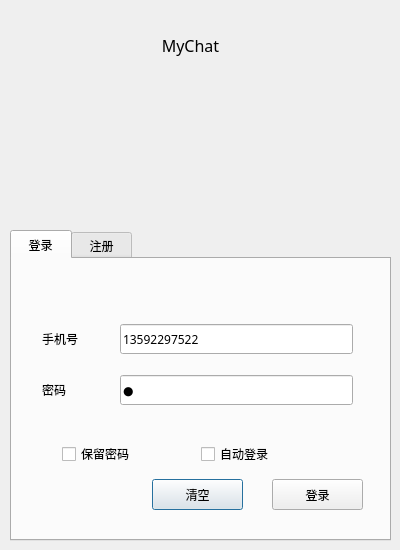
<?xml version="1.0" encoding="UTF-8"?>
<ui version="4.0">
 <class>LoginDialog</class>
 <widget class="QDialog" name="LoginDialog">
  <property name="geometry">
   <rect>
    <x>0</x>
    <y>0</y>
    <width>400</width>
    <height>550</height>
   </rect>
  </property>
  <property name="minimumSize">
   <size>
    <width>400</width>
    <height>550</height>
   </size>
  </property>
  <property name="maximumSize">
   <size>
    <width>400</width>
    <height>550</height>
   </size>
  </property>
  <property name="font">
   <font>
    <family>微软雅黑</family>
   </font>
  </property>
  <property name="windowTitle">
   <string>Dialog</string>
  </property>
  <property name="windowIcon">
   <iconset resource="resource.qrc">
    <normaloff>:/tx/6.png</normaloff>:/tx/6.png</iconset>
  </property>
  <widget class="QLabel" name="lb_logo">
   <property name="geometry">
    <rect>
     <x>0</x>
     <y>20</y>
     <width>381</width>
     <height>51</height>
    </rect>
   </property>
   <property name="font">
    <font>
     <family>微软雅黑</family>
     <pointsize>12</pointsize>
    </font>
   </property>
   <property name="text">
    <string>MyChat</string>
   </property>
   <property name="alignment">
    <set>Qt::AlignCenter</set>
   </property>
  </widget>
  <widget class="QLabel" name="lb_icon">
   <property name="geometry">
    <rect>
     <x>150</x>
     <y>80</y>
     <width>80</width>
     <height>80</height>
    </rect>
   </property>
   <property name="text">
    <string/>
   </property>
   <property name="pixmap">
    <pixmap resource="resource.qrc">:/tx/6.png</pixmap>
   </property>
   <property name="scaledContents">
    <bool>true</bool>
   </property>
  </widget>
  <widget class="QTabWidget" name="tw_page">
   <property name="geometry">
    <rect>
     <x>10</x>
     <y>230</y>
     <width>381</width>
     <height>311</height>
    </rect>
   </property>
   <property name="currentIndex">
    <number>0</number>
   </property>
   <widget class="QWidget" name="tab_login">
    <attribute name="title">
     <string>  登录  </string>
    </attribute>
    <widget class="QWidget" name="layoutWidget">
     <property name="geometry">
      <rect>
       <x>30</x>
       <y>50</y>
       <width>311</width>
       <height>111</height>
      </rect>
     </property>
     <layout class="QGridLayout" name="gridLayout_2">
      <item row="0" column="0">
       <widget class="QLabel" name="lb_tel">
        <property name="minimumSize">
         <size>
          <width>72</width>
          <height>30</height>
         </size>
        </property>
        <property name="maximumSize">
         <size>
          <width>72</width>
          <height>30</height>
         </size>
        </property>
        <property name="text">
         <string>手机号</string>
        </property>
       </widget>
      </item>
      <item row="0" column="1">
       <widget class="QLineEdit" name="le_tel">
        <property name="minimumSize">
         <size>
          <width>0</width>
          <height>30</height>
         </size>
        </property>
        <property name="maximumSize">
         <size>
          <width>16777215</width>
          <height>30</height>
         </size>
        </property>
        <property name="toolTip">
         <string>&lt;html&gt;&lt;head/&gt;&lt;body&gt;&lt;p&gt;输入十一位手机号&lt;/p&gt;&lt;/body&gt;&lt;/html&gt;</string>
        </property>
        <property name="text">
         <string>13592297522</string>
        </property>
       </widget>
      </item>
      <item row="1" column="0">
       <widget class="QLabel" name="lb_password">
        <property name="text">
         <string>密码</string>
        </property>
       </widget>
      </item>
      <item row="1" column="1">
       <widget class="QLineEdit" name="le_password">
        <property name="minimumSize">
         <size>
          <width>0</width>
          <height>30</height>
         </size>
        </property>
        <property name="maximumSize">
         <size>
          <width>16777215</width>
          <height>30</height>
         </size>
        </property>
        <property name="toolTip">
         <string>&lt;html&gt;&lt;head/&gt;&lt;body&gt;&lt;p&gt;输入密码，长度不超过20&lt;/p&gt;&lt;/body&gt;&lt;/html&gt;</string>
        </property>
        <property name="text">
         <string>1</string>
        </property>
        <property name="echoMode">
         <enum>QLineEdit::Password</enum>
        </property>
       </widget>
      </item>
     </layout>
    </widget>
    <widget class="QPushButton" name="pb_clear">
     <property name="geometry">
      <rect>
       <x>140</x>
       <y>220</y>
       <width>91</width>
       <height>31</height>
      </rect>
     </property>
     <property name="text">
      <string>清空</string>
     </property>
    </widget>
    <widget class="QPushButton" name="pb_login">
     <property name="geometry">
      <rect>
       <x>260</x>
       <y>220</y>
       <width>91</width>
       <height>31</height>
      </rect>
     </property>
     <property name="text">
      <string>登录</string>
     </property>
    </widget>
    <widget class="QWidget" name="layoutWidget">
     <property name="geometry">
      <rect>
       <x>50</x>
       <y>180</y>
       <width>271</width>
       <height>31</height>
      </rect>
     </property>
     <layout class="QHBoxLayout" name="horizontalLayout">
      <item>
       <widget class="QCheckBox" name="checkBox">
        <property name="text">
         <string>保留密码</string>
        </property>
       </widget>
      </item>
      <item>
       <widget class="QCheckBox" name="checkBox_2">
        <property name="text">
         <string>自动登录</string>
        </property>
       </widget>
      </item>
     </layout>
    </widget>
   </widget>
   <widget class="QWidget" name="tab_register">
    <attribute name="title">
     <string>  注册  </string>
    </attribute>
    <widget class="QWidget" name="layoutWidget_2">
     <property name="geometry">
      <rect>
       <x>10</x>
       <y>40</y>
       <width>351</width>
       <height>151</height>
      </rect>
     </property>
     <layout class="QGridLayout" name="gridLayout_3">
      <item row="2" column="0">
       <widget class="QLabel" name="lb_confirm_register">
        <property name="text">
         <string>  再次确认</string>
        </property>
       </widget>
      </item>
      <item row="3" column="0">
       <widget class="QLabel" name="lb_name_register">
        <property name="text">
         <string>    昵称</string>
        </property>
       </widget>
      </item>
      <item row="1" column="2">
       <widget class="QLineEdit" name="le_password_register">
        <property name="minimumSize">
         <size>
          <width>0</width>
          <height>30</height>
         </size>
        </property>
        <property name="maximumSize">
         <size>
          <width>16777215</width>
          <height>30</height>
         </size>
        </property>
        <property name="toolTip">
         <string>&lt;html&gt;&lt;head/&gt;&lt;body&gt;&lt;p&gt;输入密码，长度不超过20&lt;/p&gt;&lt;/body&gt;&lt;/html&gt;</string>
        </property>
        <property name="echoMode">
         <enum>QLineEdit::Password</enum>
        </property>
       </widget>
      </item>
      <item row="2" column="2">
       <widget class="QLineEdit" name="le_confirm_register">
        <property name="minimumSize">
         <size>
          <width>0</width>
          <height>30</height>
         </size>
        </property>
        <property name="maximumSize">
         <size>
          <width>16777215</width>
          <height>30</height>
         </size>
        </property>
        <property name="toolTip">
         <string>&lt;html&gt;&lt;head/&gt;&lt;body&gt;&lt;p&gt;确认密码。长度不超过二十&lt;/p&gt;&lt;/body&gt;&lt;/html&gt;</string>
        </property>
        <property name="echoMode">
         <enum>QLineEdit::Password</enum>
        </property>
       </widget>
      </item>
      <item row="1" column="0">
       <widget class="QLabel" name="lb_password_register">
        <property name="text">
         <string>    密码</string>
        </property>
       </widget>
      </item>
      <item row="3" column="2">
       <widget class="QLineEdit" name="le_name_register">
        <property name="minimumSize">
         <size>
          <width>0</width>
          <height>30</height>
         </size>
        </property>
        <property name="maximumSize">
         <size>
          <width>16777215</width>
          <height>30</height>
         </size>
        </property>
       </widget>
      </item>
      <item row="0" column="2">
       <widget class="QLineEdit" name="le_tel_register">
        <property name="minimumSize">
         <size>
          <width>0</width>
          <height>30</height>
         </size>
        </property>
        <property name="maximumSize">
         <size>
          <width>16777215</width>
          <height>30</height>
         </size>
        </property>
        <property name="toolTip">
         <string>&lt;html&gt;&lt;head/&gt;&lt;body&gt;&lt;p&gt;输入十一号手机号&lt;/p&gt;&lt;/body&gt;&lt;/html&gt;</string>
        </property>
       </widget>
      </item>
      <item row="0" column="0">
       <widget class="QLabel" name="lb_tel_register">
        <property name="minimumSize">
         <size>
          <width>72</width>
          <height>30</height>
         </size>
        </property>
        <property name="maximumSize">
         <size>
          <width>72</width>
          <height>30</height>
         </size>
        </property>
        <property name="text">
         <string>   手机号</string>
        </property>
       </widget>
      </item>
     </layout>
    </widget>
    <widget class="QPushButton" name="pb_clear_register">
     <property name="geometry">
      <rect>
       <x>90</x>
       <y>220</y>
       <width>81</width>
       <height>31</height>
      </rect>
     </property>
     <property name="text">
      <string>清空</string>
     </property>
    </widget>
    <widget class="QPushButton" name="pb_register">
     <property name="geometry">
      <rect>
       <x>240</x>
       <y>220</y>
       <width>81</width>
       <height>31</height>
      </rect>
     </property>
     <property name="text">
      <string>注册</string>
     </property>
    </widget>
   </widget>
  </widget>
 </widget>
 <tabstops>
  <tabstop>le_tel</tabstop>
  <tabstop>pb_login</tabstop>
  <tabstop>le_password</tabstop>
  <tabstop>le_tel_register</tabstop>
  <tabstop>pb_clear</tabstop>
  <tabstop>le_confirm_register</tabstop>
  <tabstop>le_name_register</tabstop>
  <tabstop>pb_register</tabstop>
  <tabstop>pb_clear_register</tabstop>
  <tabstop>le_password_register</tabstop>
  <tabstop>tw_page</tabstop>
 </tabstops>
 <resources>
  <include location="resource.qrc"/>
 </resources>
 <connections/>
</ui>
